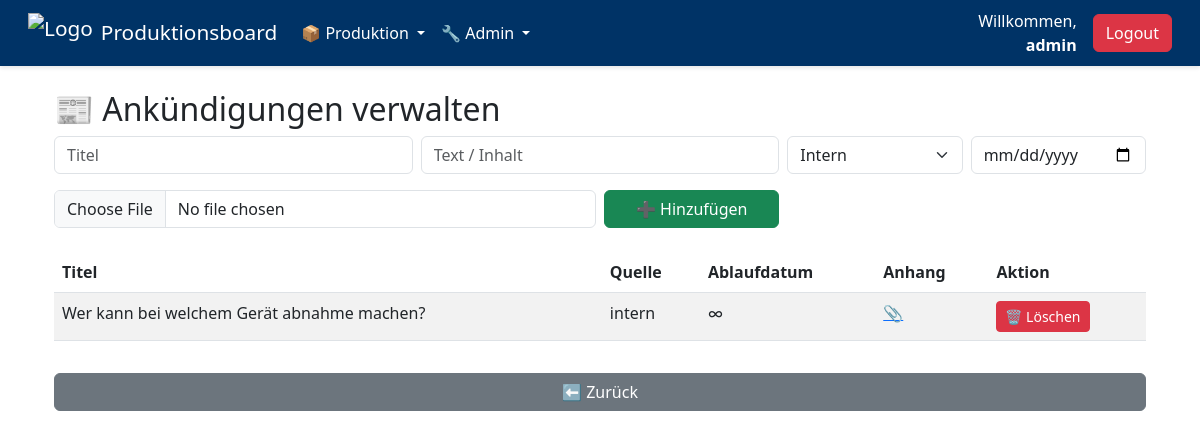
Screenshot of /admin/ankuendigung (signed in) with the database file from the repository.
### tables this page shows
CREATE TABLE announcements (
    id INTEGER PRIMARY KEY AUTOINCREMENT,
    title TEXT NOT NULL,
    content TEXT,
    source TEXT NOT NULL, -- z. B. 'intern', 'teams', 'protokoll'
    attachment_path TEXT, -- optionaler Dateipfad
    created_at DATETIME NOT NULL DEFAULT CURRENT_TIMESTAMP,
    expires_at DATETIME,
    created_by TEXT
);

### app.py (the view, shortened to what this page needs)
@app.route('/admin/ankuendigung', methods=['GET', 'POST'])
def manage_announcements():
    if not session.get('is_admin'):
        return redirect(url_for('login'))
    conn = get_db_connection()
    if 'delete_id' in request.args:
        conn.execute('DELETE FROM announcements WHERE id = ?', (request.args['delete_id'],))
        conn.commit()
        return redirect(url_for('manage_announcements'))
    announcements = conn.execute('SELECT * FROM announcements ORDER BY created_at DESC').fetchall()
    conn.close()
    return render_template('manage_announcements.html', announcements=announcements)

### app.py (called while the page is built)
def get_db_connection():
    conn = sqlite3.connect(DATABASE)
    conn.row_factory = sqlite3.Row
    return conn

### templates/manage_announcements.html (shortened to what this page needs)
{% extends "base.html" %}
{% block content %}
<h2>📰 Ankündigungen verwalten</h2>
<form method="POST" enctype="multipart/form-data" class="mb-4">
  <div class="row g-2">
    <div class="col-md-4">
      <input type="text" name="title" class="form-control" placeholder="Titel" required>
    </div>
    <div class="col-md-4">
      <input type="text" name="content" class="form-control" placeholder="Text / Inhalt">
    </div>
    <div class="col-md-2">
      <select name="source" class="form-select">
        <option value="intern">Intern</option>
      </select>
    </div>
    <div class="col-md-2">
      <input type="date" name="expires_at" class="form-control" placeholder="Ablaufdatum">
    </div>
  </div>
  <div class="row g-2 mt-2">
    <div class="col-md-6">
      <input type="file" name="attachment" class="form-control">
    </div>
    <div class="col-md-2">
      <button type="submit" class="btn btn-success w-100">➕ Hinzufügen</button>
    </div>
  </div>
</form>
<table class="table table-striped">
  <thead>
    <tr>
      <th>Titel</th>
      <th>Quelle</th>
      <th>Ablaufdatum</th>
      <th>Anhang</th>
      <th>Aktion</th>
    </tr>
  </thead>
  <tbody>
    {% for a in announcements %}
    <tr>
      <td>{{ a.title }}</td>
      <td>{{ a.source }}</td>
      <td>{{ a.expires_at or "∞" }}</td>
      <td>
        {% if a.attachment_path %}
        <a href="{{ url_for('uploaded_file', filename=a.attachment_path) }}" target="_blank">📎</a>
        {% endif %}
      </td>
      <td>
        <a href="{{ url_for('manage_announcements', delete_id=a.id) }}" class="btn btn-danger btn-sm">🗑️ Löschen</a>
      </td>
    </tr>
    {% endfor %}
  </tbody>
</table>
<a href="{{ url_for('landing') }}" class="btn btn-secondary mt-3">⬅ Zurück</a>
{% endblock %}

### static/style.css (style rules this page uses)
html { height: 100%; width: 100%; overflow-x: hidden; }
body { overflow-x: hidden; min-height: 100vh; min-height: 100dvh; }

### rows the page displays
announcements: title "Wer kann bei welchem Gerät abnahme machen?", source "intern", expires_at "∞"

### other values shown
{{ session.username }} "admin"
